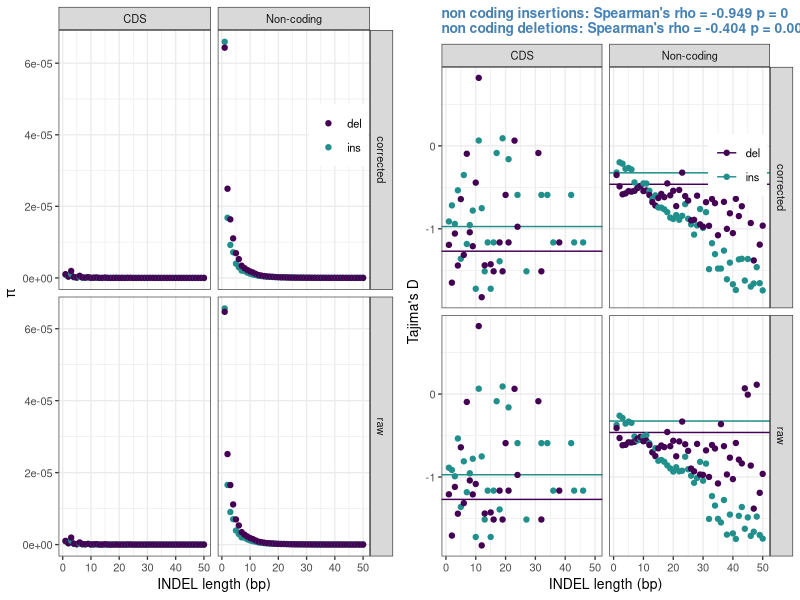
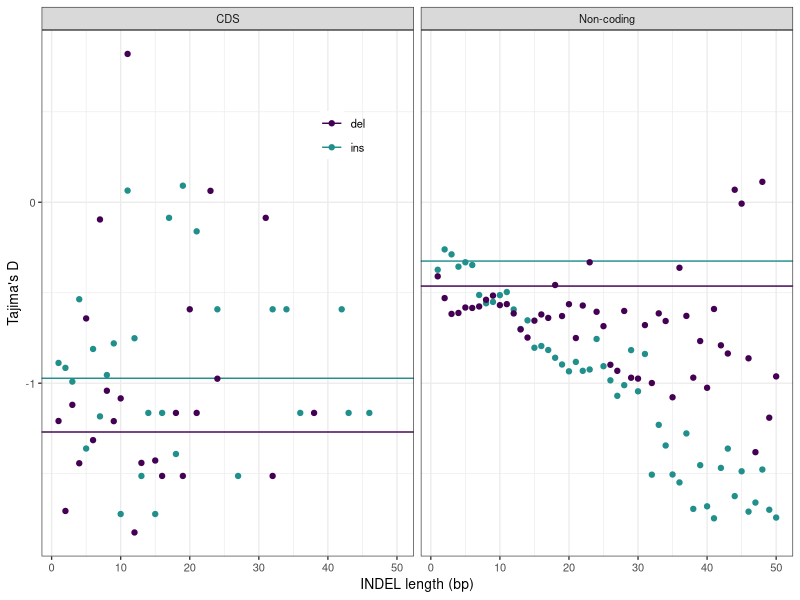

Reproduce these figures in R, in order.
library(ggplot2)
library(viridis)
library(gridExtra)

cds_dat_raw = read.csv('gt_cds_indels_length_sum_raw.csv')
cds_dat_raw$region = 'CDS'
cds_dat_raw$sfs = 'raw'
nc_dat_raw = read.csv('gt_nc_indels_length_sum_raw.csv')
nc_dat_raw$sfs = 'raw'
nc_dat_raw$region = 'Non-coding'
cds_dat = read.csv('gt_cds_indels_length_sum.csv')
cds_dat$region = 'CDS'
cds_dat$sfs = 'corrected'
nc_dat = read.csv('gt_nc_indels_length_sum.csv')
nc_dat$sfs = 'corrected'
nc_dat$region = 'Non-coding'

all_dat = rbind(cds_dat, nc_dat, cds_dat_raw, nc_dat_raw)

str(all_dat)

# pi plots
pi_plot = ggplot(all_dat, aes(x=length, y=pi, colour=var_type)) +
    geom_point(stat='identity') +
    theme_bw(base_size=10) +
    scale_colour_manual(values=viridis(3)) +
    facet_grid(sfs~region, scales='free_y') +
    labs(x='INDEL length (bp)', y=expression(pi)) +
    theme(legend.title=element_blank(), legend.position=c(0.9, 0.8))

# taj cor
nc_ins = subset(all_dat, region=='Non-coding' & var_type=='ins' & sfs=='raw')
ncins_cor = cor.test(nc_ins$tajd, nc_ins$length, method='spearman')

nc_del = subset(all_dat, region=='Non-coding' & var_type=='del' & sfs=='raw')
ncdel_cor = cor.test(nc_del$tajd, nc_del$length, method='spearman')

print('insertions')
print(ncins_cor)
print('deletions')
print(ncdel_cor)

avg_dat = data.frame(tajd=c(-0.972881511536, -1.26992351684, -0.325084323868, -0.463188762236),
                     var_type=c('ins', 'del', 'ins', 'del'),
                     region=c('CDS', 'CDS', 'Non-coding', 'Non-coding'))


taj_plot = ggplot(all_dat, aes(x=length, y=tajd, colour=var_type, fill=var_type)) +
    geom_hline(data = avg_dat, aes(yintercept=tajd, colour=var_type)) +
    geom_point(stat='identity') +
    theme_bw(base_size=10) +
    scale_colour_manual(values=viridis(3)) +
    facet_grid(sfs~region) +
    labs(x='INDEL length (bp)', y="Tajima's D")+
    theme(legend.title=element_blank(), legend.position=c(0.9, 0.8),
    plot.title = element_text(size=10, colour='steel blue', face='bold')) +
    ggtitle(paste("non coding insertions: Spearman's", expression(rho), "=", signif(ncins_cor$estimate, 3),
           'p =', signif(ncins_cor$p.value, 6),
           "\nnon coding deletions: Spearman's", expression(rho), "=", signif(ncdel_cor$estimate, 3),
           'p =', signif(ncdel_cor$p.value, 3),sep=' '))

png('indel_length_summary_stats.png', width=12, height=6, res=320, units='in')

grid.arrange(pi_plot, taj_plot, ncol=2)

dev.off()

# supp mat plot

pdf('indel_length_tajd.pdf', width=6, height=3)

ggplot(subset(all_dat, sfs=='raw'), aes(x=length, y=tajd, colour=var_type, fill=var_type)) +
    geom_hline(data = avg_dat, aes(yintercept=tajd, colour=var_type)) +
    geom_point(stat='identity') +
    theme_bw(base_size=10) +
    scale_colour_manual(values=viridis(3)) +
    facet_wrap(~region, nrow=1) +
    labs(x='INDEL length (bp)', y="Tajima's D")+
    theme(legend.title=element_blank(), legend.position=c(0.4, 0.8), legend.background=element_blank())

dev.off()